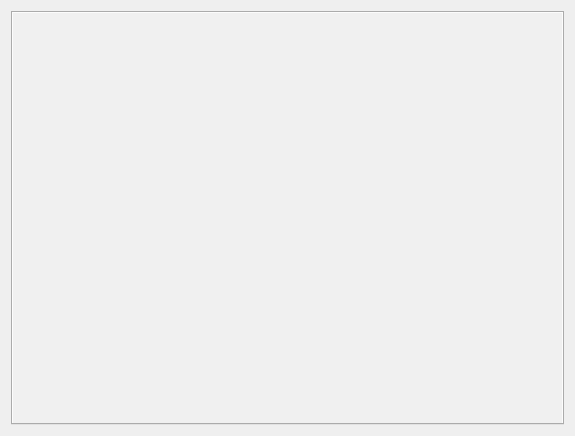
<?xml version="1.0" encoding="UTF-8"?>
<ui version="4.0">
 <class>QRightWidget2</class>
 <widget class="QWidget" name="QRightWidget2">
  <property name="geometry">
   <rect>
    <x>0</x>
    <y>0</y>
    <width>575</width>
    <height>436</height>
   </rect>
  </property>
  <property name="windowTitle">
   <string>Form</string>
  </property>
  <layout class="QHBoxLayout" name="horizontalLayout">
   <item>
    <widget class="QTabWidget" name="m_tabWidget">
     <property name="styleSheet">
      <string notr="true">background:rgb(240, 240, 240)

</string>
     </property>
     <property name="currentIndex">
      <number>-1</number>
     </property>
    </widget>
   </item>
  </layout>
 </widget>
 <resources/>
 <connections/>
</ui>
